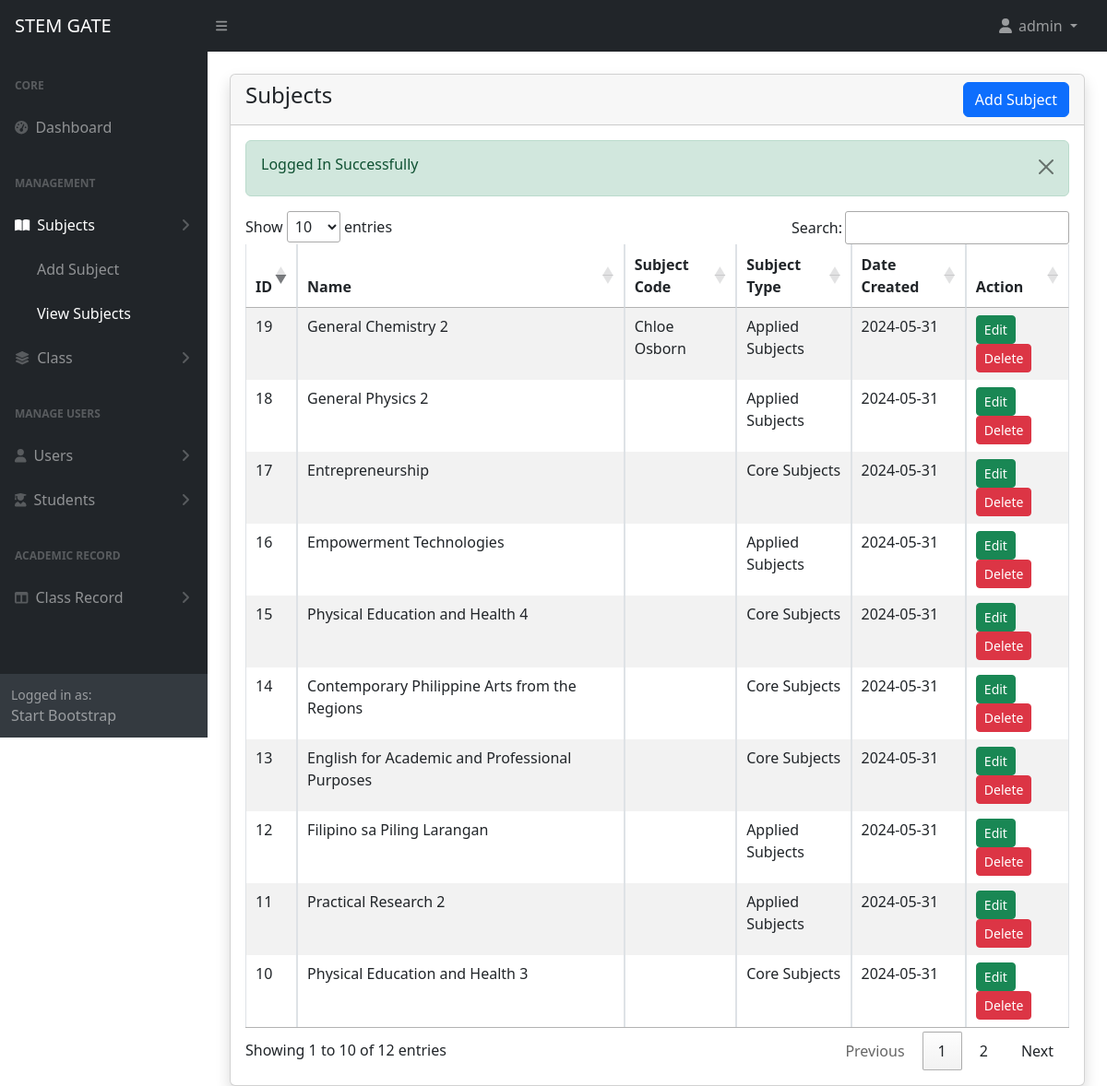
/admin/subjects.php (signed in), run on the app's committed database.
### tables this page shows
CREATE TABLE `subjects` (
  `id` int(11) NOT NULL,
  `name` varchar(191) NOT NULL,
  `subject_code` varchar(191) DEFAULT NULL,
  `subject_type` tinyint(1) NOT NULL,
  `created_at` timestamp NOT NULL DEFAULT current_timestamp()
);

### admin/subjects.php (the view, shortened to what this page needs)
<?php include('includes/header.php') ?>
<div class="container-fluid px-4">
    <div class="card mt-4 shadow">
        <div class="card-header">
            <h4 class="mb-0">Subjects
                <a href="subjects-create.php" class="btn btn-primary float-end">Add Subject</a>
            </h4>
        </div>
        <div class="card-body">
            <?php
            $subjects = getAll('subjects');
            if (mysqli_num_rows($subjects) > 0) {
            ?>
                <div class="table-responsive">
                    <table class="table table-striped table-bordered" id="subjects_table">
                        <thead>
                            <tr>
                                <th>ID</th>
                                <th>Name</th>
                                <th>Subject Code</th>
                                <th>Subject Type</th>
                                <th>Date Created</th>
                                <th>Action</th>
                            </tr>
                        </thead>
                        <tbody>
                            <?php foreach ($subjects as  $item) : ?>
                                <tr>
                                    <td><?= $item['id'] ?></td>
                                    <td><?= $item['name'] ?></td>
                                    <td><?= $item['subject_code'] ?></td>
                                    <td>
                                        <?php
                                        if ($item['subject_type'] == 1) {
                                            echo 'Core Subjects';
                                        } elseif ($item['subject_type'] == 2) {
                                            echo 'Applied Subjects';
                                        } elseif ($item['subject_type'] == 3) {
                                            echo 'Specialized Subjects';
                                        } else {
                                            echo 'Unknown';
                                        }
                                        ?>
                                    </td>
                                    <td><?= convertToDateOnly($item['created_at']) ?></td>
                                    <td>
                                        <a href="subjects-edit.php?id=<?= $item['id']; ?>" class="btn btn-success btn-sm">Edit</a>
                                        <a href="subjects-delete.php?id=<?= $item['id']; ?>" class="btn btn-danger btn-sm" onclick="return confirm('Are you sure you want to delete this data?')">Delete</a>
                                    </td>
                                </tr>
                            <?php endforeach; ?>
                        </tbody>
                    </table>
                </div>
            <?php
            } else {
            ?>
                <h4 class="mb-0">No Record found</h4>
            <?php
            }
            ?>
        </div>
    </div>
</div>
<?php include('includes/footer.php') ?>

### data on the page
subjects: id "10", name "Physical Education and Health 3", subject_type "Core Subjects", created_at "2024-05-31"
subjects: id "11", name "Practical Research 2", subject_type "Applied Subjects", created_at "2024-05-31"
subjects: id "12", name "Filipino sa Piling Larangan", subject_type "Applied Subjects", created_at "2024-05-31"
subjects: id "13", name "English for Academic and Professional Purposes", subject_type "Core Subjects", created_at "2024-05-31"
subjects: id "14", name "Contemporary Philippine Arts from the Regions", subject_type "Core Subjects", created_at "2024-05-31"
subjects: id "15", name "Physical Education and Health 4", subject_type "Core Subjects", created_at "2024-05-31"
subjects: id "16", name "Empowerment Technologies", subject_type "Applied Subjects", created_at "2024-05-31"
subjects: id "17", name "Entrepreneurship", subject_type "Core Subjects", created_at "2024-05-31"
subjects: id "18", name "General Physics 2", subject_type "Applied Subjects", created_at "2024-05-31"
subjects: id "19", name "General Chemistry 2", subject_code "Chloe Osborn", subject_type "Applied Subjects", created_at "2024-05-31"

### other printed values
$_SESSION['loggedInUser']['name'] "admin"
$_SESSION['status'] "Logged In Successfully"
